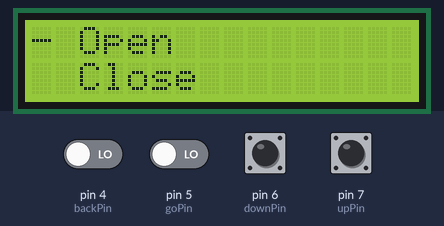
The sketch below on a simulated Arduino Uno, built with avr-gcc and run on an emulated ATmega328P. On the bench: 16×2 character LCD. The inputs (shaded band) are chosen by the test bench; at power-on: pin 4 (backPin), pin 5 (goPin), pin 6 (downPin), pin 7 (upPin) LOW. What the sketch prints to the serial monitor is not drawn.

Above: at 1.26 s.
1.3 s: pin 5 (goPin) driven HIGH
At 1.52 s:
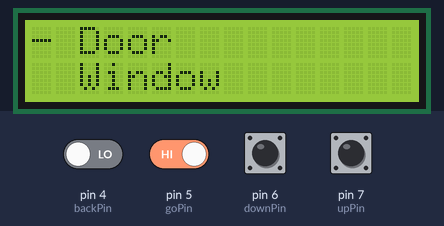
3.6 s: pin 6 (downPin) pulled HIGH for 0.15 s
At 4.12 s:
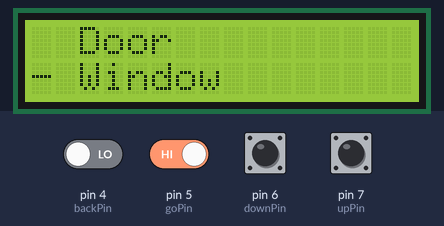
5.2 s: pin 4 (backPin) driven HIGH
At 5.48 s:
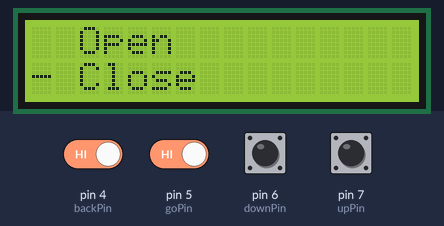
6.7 s: pin 4 (backPin) driven LOW
At 7.25 s:
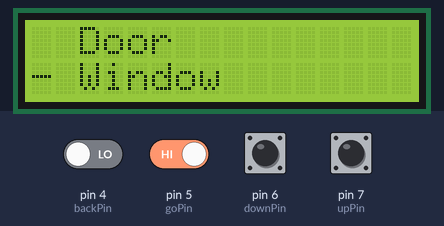
8.7 s: pin 7 (upPin) pulled HIGH for 0.15 s
At 8.92 s:
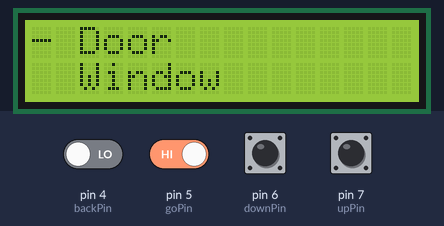
10.6 s: pin 4 (backPin) driven HIGH and pin 5 (goPin) driven LOW
At 11.22 s:
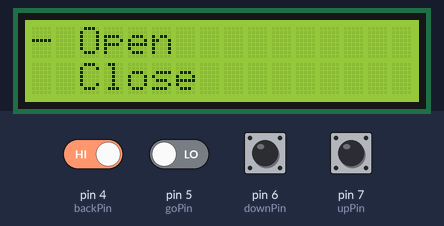
Timing chart, 0 to 13.6 s (numbered marks = the images above; inputs shaded):
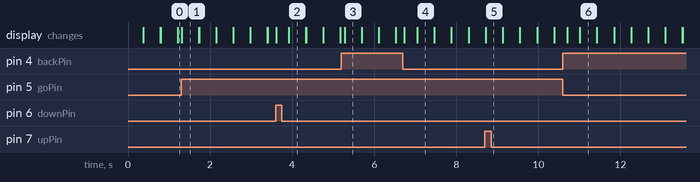

The sketch:

32IV_6_LCD_menu.ino
```cpp
#include <LiquidCrystal.h>

LiquidCrystal lcd(13,12,11,10,9,8);
int upPin=7,downPin=6,goPin=5,backPin=4;
int cursorRow=0;
bool choseOpen=true;
bool firstMenu=true;

void setup()
{
  pinMode(upPin, INPUT);
  pinMode(downPin, INPUT);
  pinMode(goPin, INPUT);
  pinMode(backPin, INPUT);

  lcd.begin(16,2);
  Serial.begin(9600);
}

void showFirstMenu() {
  lcd.setCursor(2,0);
  lcd.print("Open");
  lcd.setCursor(2,1);
  lcd.print("Close");
}

void showSecondMenu() {
  lcd.setCursor(2,0);
  lcd.print("Door");
  lcd.setCursor(2,1);
  lcd.print("Window");
}

void updateCursor() {
  if (cursorRow==0) {
    lcd.setCursor(0,0);
  } else {
    lcd.setCursor(0,1);
  }
  lcd.print("- ");
}

void loop()
{
  int upPressed=digitalRead(upPin);
  int downPressed=digitalRead(downPin);
  int goPressed=digitalRead(goPin);
  int backPressed=digitalRead(backPin);

  if (upPressed) {
    if (cursorRow>0) cursorRow-=1;
  }
  if (downPressed) {
    if (cursorRow<1) cursorRow+=1;
  }

  if (goPressed) {
    if (firstMenu) {
      firstMenu=false;
      if (cursorRow==0) choseOpen=true;
      if (cursorRow==1) choseOpen=false;
    } else {
      if (cursorRow==0) {
        if (choseOpen) Serial.println("Opened door");
        else Serial.println("Closed door");
      }
      if (cursorRow==1) {
        if (choseOpen) Serial.println("Opened window");
        else Serial.println("Closed window");
      }
    }
  }
  if (backPressed) {
    if (!firstMenu) firstMenu=true;
    else Serial.println("Cannot go back");
  }

  if (firstMenu) {
    showFirstMenu();
  } else {
    showSecondMenu();
  }
  updateCursor();

  delay(100);
  lcd.clear();
}
```

Measured:
- after the input at 1.3 s, the display: changes at once (image 1)
- after the input at 3.6 s, the display: changes at once (image 2)
- after the input at 5.2 s, the display: changes after 0.08 s (image 3)
- after the input at 6.7 s, the display: changes at once (image 4)
- after the input at 8.7 s, the display: first differs from a run without the input at once (image 5)
- after the input at 10.6 s, the display: changes after 0.10 s (image 6)
- what the display in image 1 shows lasts 0.4 s, from 1.3 s to 1.7 s
